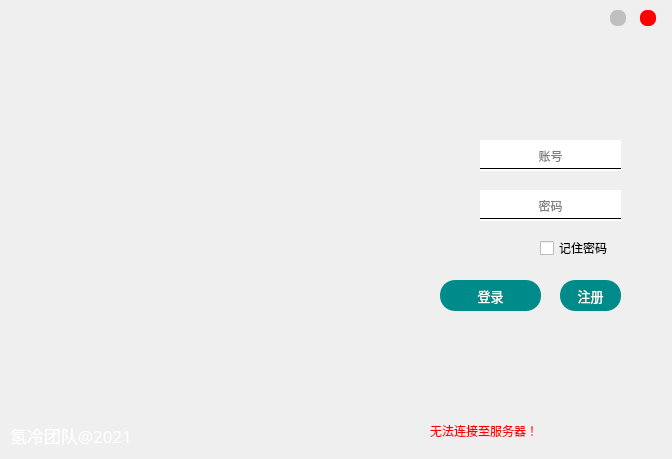
<?xml version="1.0" encoding="UTF-8"?>
<ui version="4.0">
 <class>Login</class>
 <widget class="QWidget" name="Login">
  <property name="geometry">
   <rect>
    <x>0</x>
    <y>0</y>
    <width>672</width>
    <height>459</height>
   </rect>
  </property>
  <property name="windowTitle">
   <string>Form</string>
  </property>
  <property name="autoFillBackground">
   <bool>false</bool>
  </property>
  <property name="styleSheet">
   <string notr="true"/>
  </property>
  <widget class="QLabel" name="label_2">
   <property name="geometry">
    <rect>
     <x>420</x>
     <y>190</y>
     <width>31</width>
     <height>31</height>
    </rect>
   </property>
   <property name="text">
    <string/>
   </property>
   <property name="pixmap">
    <pixmap resource="../img/login/login.qrc">:/logsure.png</pixmap>
   </property>
   <property name="scaledContents">
    <bool>true</bool>
   </property>
  </widget>
  <widget class="QLabel" name="label">
   <property name="geometry">
    <rect>
     <x>420</x>
     <y>140</y>
     <width>31</width>
     <height>31</height>
    </rect>
   </property>
   <property name="text">
    <string/>
   </property>
   <property name="pixmap">
    <pixmap resource="../img/login/login.qrc">:/user.png</pixmap>
   </property>
   <property name="scaledContents">
    <bool>true</bool>
   </property>
  </widget>
  <widget class="QLabel" name="label_3">
   <property name="geometry">
    <rect>
     <x>10</x>
     <y>420</y>
     <width>171</width>
     <height>31</height>
    </rect>
   </property>
   <property name="font">
    <font>
     <family>黑体</family>
     <pointsize>13</pointsize>
    </font>
   </property>
   <property name="styleSheet">
    <string notr="true">color:White</string>
   </property>
   <property name="text">
    <string>氢冷团队@2021</string>
   </property>
  </widget>
  <widget class="QLineEdit" name="lineEdit">
   <property name="geometry">
    <rect>
     <x>480</x>
     <y>140</y>
     <width>141</width>
     <height>31</height>
    </rect>
   </property>
   <property name="autoFillBackground">
    <bool>false</bool>
   </property>
   <property name="styleSheet">
    <string notr="true"/>
   </property>
   <property name="inputMask">
    <string/>
   </property>
   <property name="text">
    <string/>
   </property>
   <property name="frame">
    <bool>false</bool>
   </property>
   <property name="echoMode">
    <enum>QLineEdit::Normal</enum>
   </property>
   <property name="alignment">
    <set>Qt::AlignCenter</set>
   </property>
   <property name="readOnly">
    <bool>false</bool>
   </property>
   <property name="placeholderText">
    <string>账号</string>
   </property>
  </widget>
  <widget class="QLineEdit" name="lineEdit_2">
   <property name="geometry">
    <rect>
     <x>480</x>
     <y>190</y>
     <width>141</width>
     <height>31</height>
    </rect>
   </property>
   <property name="autoFillBackground">
    <bool>false</bool>
   </property>
   <property name="inputMask">
    <string/>
   </property>
   <property name="text">
    <string/>
   </property>
   <property name="frame">
    <bool>false</bool>
   </property>
   <property name="echoMode">
    <enum>QLineEdit::Normal</enum>
   </property>
   <property name="alignment">
    <set>Qt::AlignCenter</set>
   </property>
   <property name="placeholderText">
    <string>密码</string>
   </property>
  </widget>
  <widget class="QCheckBox" name="checkBox">
   <property name="geometry">
    <rect>
     <x>540</x>
     <y>240</y>
     <width>71</width>
     <height>16</height>
    </rect>
   </property>
   <property name="text">
    <string>记住密码</string>
   </property>
  </widget>
  <widget class="QPushButton" name="pushButton">
   <property name="geometry">
    <rect>
     <x>440</x>
     <y>280</y>
     <width>101</width>
     <height>31</height>
    </rect>
   </property>
   <property name="font">
    <font>
     <family>微软雅黑</family>
     <pointsize>10</pointsize>
    </font>
   </property>
   <property name="styleSheet">
    <string notr="true">QPushButton{
    color:White;
    border-radius: 15px;
    font-family:微软雅黑;
    background:#008B8B;
    border:15px;
}
QPushButton:hover{
    background:#00CED1;
}
QPushButton:pressed{
    background:#00CED1;
}</string>
   </property>
   <property name="text">
    <string>登录</string>
   </property>
   <property name="iconSize">
    <size>
     <width>32</width>
     <height>32</height>
    </size>
   </property>
   <property name="checkable">
    <bool>false</bool>
   </property>
   <property name="autoRepeat">
    <bool>false</bool>
   </property>
   <property name="autoExclusive">
    <bool>false</bool>
   </property>
  </widget>
  <widget class="QPushButton" name="pushButton_2">
   <property name="geometry">
    <rect>
     <x>560</x>
     <y>280</y>
     <width>61</width>
     <height>31</height>
    </rect>
   </property>
   <property name="font">
    <font>
     <family>微软雅黑</family>
     <pointsize>10</pointsize>
    </font>
   </property>
   <property name="styleSheet">
    <string notr="true">QPushButton{
    color:White;
    border-radius: 15px;
    font-family:微软雅黑;
    background:#008B8B;
    border:15px;
}
QPushButton:hover{
    background:#00CED1;
}
QPushButton:pressed{
    background:#00CED1;
}</string>
   </property>
   <property name="text">
    <string>注册</string>
   </property>
   <property name="iconSize">
    <size>
     <width>32</width>
     <height>32</height>
    </size>
   </property>
  </widget>
  <widget class="QLabel" name="bg">
   <property name="geometry">
    <rect>
     <x>0</x>
     <y>0</y>
     <width>401</width>
     <height>461</height>
    </rect>
   </property>
   <property name="styleSheet">
    <string notr="true">border-radius: 15px;border:15px</string>
   </property>
   <property name="frameShape">
    <enum>QFrame::NoFrame</enum>
   </property>
   <property name="text">
    <string/>
   </property>
   <property name="pixmap">
    <pixmap>../code/imgs/bg.png</pixmap>
   </property>
   <property name="scaledContents">
    <bool>true</bool>
   </property>
  </widget>
  <widget class="QLabel" name="label_5">
   <property name="geometry">
    <rect>
     <x>480</x>
     <y>160</y>
     <width>141</width>
     <height>16</height>
    </rect>
   </property>
   <property name="frameShape">
    <enum>QFrame::HLine</enum>
   </property>
   <property name="text">
    <string/>
   </property>
  </widget>
  <widget class="QLabel" name="label_6">
   <property name="geometry">
    <rect>
     <x>480</x>
     <y>210</y>
     <width>141</width>
     <height>16</height>
    </rect>
   </property>
   <property name="frameShape">
    <enum>QFrame::HLine</enum>
   </property>
   <property name="text">
    <string/>
   </property>
  </widget>
  <widget class="QLabel" name="label_7">
   <property name="geometry">
    <rect>
     <x>0</x>
     <y>0</y>
     <width>671</width>
     <height>461</height>
    </rect>
   </property>
   <property name="sizePolicy">
    <sizepolicy hsizetype="Fixed" vsizetype="Fixed">
     <horstretch>0</horstretch>
     <verstretch>0</verstretch>
    </sizepolicy>
   </property>
   <property name="text">
    <string/>
   </property>
   <property name="pixmap">
    <pixmap>../code/imgs/login_bg.png</pixmap>
   </property>
  </widget>
  <widget class="QPushButton" name="pushButton_4">
   <property name="geometry">
    <rect>
     <x>640</x>
     <y>10</y>
     <width>16</width>
     <height>16</height>
    </rect>
   </property>
   <property name="font">
    <font>
     <family>微软雅黑</family>
     <pointsize>10</pointsize>
    </font>
   </property>
   <property name="styleSheet">
    <string notr="true">QPushButton{
    color:White;
    border-radius: 7px;
    font-family:微软雅黑;
    background:#FF0000;
    border:7px;
}
QPushButton:hover{
    background:#BC1717;
}
QPushButton:pressed{
    background:#BC1717;
}</string>
   </property>
   <property name="text">
    <string/>
   </property>
   <property name="iconSize">
    <size>
     <width>32</width>
     <height>32</height>
    </size>
   </property>
   <property name="checkable">
    <bool>false</bool>
   </property>
   <property name="autoRepeat">
    <bool>false</bool>
   </property>
   <property name="autoExclusive">
    <bool>false</bool>
   </property>
  </widget>
  <widget class="QPushButton" name="pushButton_5">
   <property name="geometry">
    <rect>
     <x>610</x>
     <y>10</y>
     <width>16</width>
     <height>16</height>
    </rect>
   </property>
   <property name="font">
    <font>
     <family>微软雅黑</family>
     <pointsize>10</pointsize>
    </font>
   </property>
   <property name="styleSheet">
    <string notr="true">QPushButton{
    color:White;
    border-radius: 7px;
    font-family:微软雅黑;
    background:#C0C0C0;
    border:7px;
}
QPushButton:hover{
    background:#A8A8A8;
}
QPushButton:pressed{
    background:#A8A8A8;
}</string>
   </property>
   <property name="text">
    <string/>
   </property>
   <property name="iconSize">
    <size>
     <width>32</width>
     <height>32</height>
    </size>
   </property>
   <property name="checkable">
    <bool>false</bool>
   </property>
   <property name="autoRepeat">
    <bool>false</bool>
   </property>
   <property name="autoExclusive">
    <bool>false</bool>
   </property>
  </widget>
  <widget class="QLabel" name="label_4">
   <property name="geometry">
    <rect>
     <x>430</x>
     <y>420</y>
     <width>131</width>
     <height>21</height>
    </rect>
   </property>
   <property name="styleSheet">
    <string notr="true">color:Red</string>
   </property>
   <property name="text">
    <string>无法连接至服务器！</string>
   </property>
  </widget>
  <zorder>label_7</zorder>
  <zorder>label_2</zorder>
  <zorder>label</zorder>
  <zorder>lineEdit</zorder>
  <zorder>lineEdit_2</zorder>
  <zorder>checkBox</zorder>
  <zorder>pushButton</zorder>
  <zorder>pushButton_2</zorder>
  <zorder>bg</zorder>
  <zorder>label_3</zorder>
  <zorder>label_5</zorder>
  <zorder>label_6</zorder>
  <zorder>pushButton_4</zorder>
  <zorder>pushButton_5</zorder>
  <zorder>label_4</zorder>
 </widget>
 <resources>
  <include location="../img/login/login.qrc"/>
  <include location="../img/login/login.qrc"/>
 </resources>
 <connections/>
</ui>
